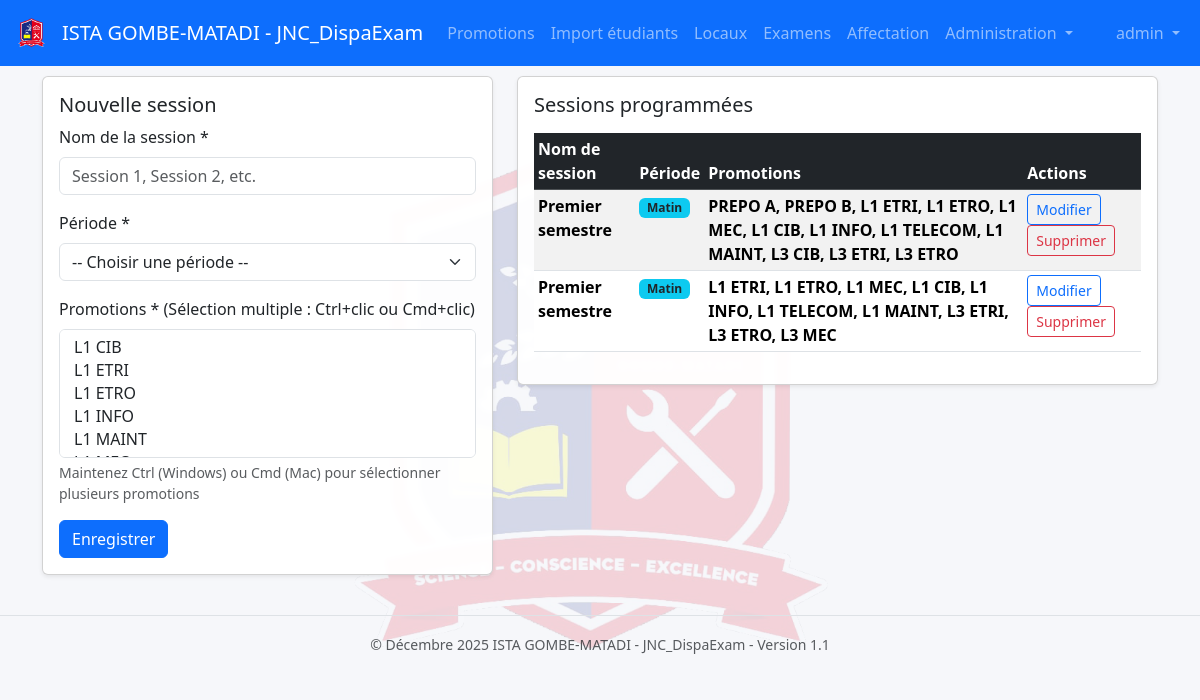
The page /exams (signed in) on the database its author committed.
### tables this page shows
CREATE TABLE "exams" (
                    id INTEGER PRIMARY KEY AUTOINCREMENT,
                    label TEXT NOT NULL,
                    session_type TEXT NOT NULL,
                    promotion_id INTEGER NOT NULL,
                    FOREIGN KEY (promotion_id) REFERENCES promotions(id) ON DELETE CASCADE
                );

### app.py (the view, shortened to what this page needs)
@app.route("/exams", methods=["GET", "POST"])
@login_required
def exams():
    conn = get_db()
    cur = conn.cursor()
    cur.execute("SELECT id, name FROM promotions ORDER BY name")
    promotions = cur.fetchall()
    selected_promo_ids = []
    if request.method == "POST" and "promotion_ids" in request.form:
        selected_promo_ids = request.form.getlist("promotion_ids")
        session['filter_promo_ids'] = selected_promo_ids
    elif 'filter_promo_ids' in session:
        selected_promo_ids = session['filter_promo_ids']
    if selected_promo_ids:
        promo_ids_int = [int(pid) for pid in selected_promo_ids]
        placeholders = ",".join("?" * len(promo_ids_int))
        cur.execute(
            f"""SELECT DISTINCT e.id, e.label, e.session_type,
               GROUP_CONCAT(p.name, ', ') as promotion_names
               FROM exams e
               JOIN exam_promotions ep ON e.id = ep.exam_id
               JOIN promotions p ON ep.promotion_id = p.id
               WHERE e.id IN (
                   SELECT exam_id
                   FROM exam_promotions
                   GROUP BY exam_id
                   HAVING COUNT(DISTINCT promotion_id) = ?
                   AND COUNT(DISTINCT CASE WHEN promotion_id IN ({placeholders}) THEN promotion_id END) = ?
               )
               GROUP BY e.id, e.label, e.session_type
               ORDER BY e.session_type ASC, e.label ASC""",
            (len(promo_ids_int),) + tuple(promo_ids_int) + (len(promo_ids_int),)
        )
    else:
        cur.execute(
            """SELECT DISTINCT e.id, e.label, e.session_type,
               GROUP_CONCAT(p.name, ', ') as promotion_names
               FROM exams e
               LEFT JOIN exam_promotions ep ON e.id = ep.exam_id
               LEFT JOIN promotions p ON ep.promotion_id = p.id
               GROUP BY e.id, e.label, e.session_type
               ORDER BY e.session_type ASC, e.label ASC"""
        )
    exams_list = cur.fetchall()
    return render_template("exams.html", exams=exams_list, promotions=promotions)

### app.py (called while the page is built)
def get_db():
    if "db" not in g:
        g.db = get_connection()
    return g.db

def login_required(f):
    @wraps(f)
    def decorated_function(*args, **kwargs):
        if 'user_id' not in session:
            flash("Vous devez vous connecter pour accéder à cette page.", "warning")
            return redirect(url_for('login'))
        return f(*args, **kwargs)
    return decorated_function

### database.py (called while the page is built)
def get_connection():
    conn = sqlite3.connect(DB_PATH, check_same_thread=False)
    conn.row_factory = sqlite3.Row
    return conn

### templates/exams.html (shortened to what this page needs)
{% extends "base.html" %}
{% block content %}
<div class="row">
  <div class="col-md-5">
    <div class="card shadow-sm mb-3">
      <div class="card-body">
        <h5 class="card-title">Nouvelle session</h5>
        <form method="post">
          <div class="mb-3">
            <label class="form-label">Nom de la session *</label>
            <input class="form-control" name="label" placeholder="Session 1, Session 2, etc." required>
          </div>
          <div class="mb-3">
            <label class="form-label">Période *</label>
            <select class="form-select" name="session_type" required>
              <option value="">-- Choisir une période --</option>
            </select>
          </div>
          <div class="mb-3">
            <label class="form-label">Promotions * (Sélection multiple : Ctrl+clic ou Cmd+clic)</label>
            <select class="form-select" name="promotion_ids" multiple size="5" required>
              {% for promo in promotions %}
              <option value="{{ promo.id }}">{{ promo.name }}</option>
              {% endfor %}
            </select>
            {% if not promotions %}
            <small class="text-warning d-block mt-1">Aucune promotion disponible. <a href="{{ url_for('promotions') }}">Créez d'abord une promotion</a>.</small>
            {% else %}
            <small class="text-muted d-block mt-1">Maintenez Ctrl (Windows) ou Cmd (Mac) pour sélectionner plusieurs promotions</small>
            {% endif %}
          </div>
          <button class="btn btn-primary">Enregistrer</button>
        </form>
      </div>
    </div>
  </div>
  <div class="col-md-7">
    <div class="card shadow-sm">
      <div class="card-body">
        <h5 class="card-title mb-3">Sessions programmées</h5>
        <table class="table table-sm table-striped table-hover">
          <thead class="table-dark">
            <tr><th>Nom de session</th><th>Période</th><th>Promotions</th><th>Actions</th></tr>
          </thead>
          <tbody>
          {% for e in exams %}
            <tr>
              <td><strong>{{ e['label'] }}</strong></td>
              <td>
                {% if e['session_type'] == 'Matin' %}
                  <span class="badge bg-info text-dark">Matin</span>
                {% elif e['session_type'] == 'Après-midi' %}
                  <span class="badge bg-warning text-dark">Après-midi</span>
                {% else %}
                  <span class="badge bg-secondary">{{ e['session_type'] or 'Non définie' }}</span>
                {% endif %}
              </td>
              <td><strong>{{ e['promotion_names'] or 'Non définie' }}</strong></td>
              <td>
                <a href="{{ url_for('edit_exam', exam_id=e['id']) }}" class="btn btn-sm btn-outline-primary">Modifier</a>
                <a href="{{ url_for('delete_exam', exam_id=e['id']) }}" class="btn btn-sm btn-outline-danger delete-exam-btn"
                   data-exam-label="{{ e['label'] }}">Supprimer</a>
              </td>
            </tr>
          {% else %}
            <tr><td colspan="4" class="text-center text-muted">Aucune session programmée.</td></tr>
          {% endfor %}
          </tbody>
        </table>
      </div>
    </div>
  </div>
</div>
{% endblock %}

### static/styles.css (style rules this page uses)
body { background: #f6f7fb; }

### rows shown on the page
exams: label "Premier semestre", session_type "Matin", promotion_names "PREPO A, PREPO B, L1 ETRI, L1 ETRO, L1 MEC, L1 CIB, L1 INFO, L1 TELECOM, L1 MAINT, L3 CIB, L3 ETRI, L3 ETRO"
exams: label "Premier semestre", session_type "Matin", promotion_names "L1 ETRI, L1 ETRO, L1 MEC, L1 CIB, L1 INFO, L1 TELECOM, L1 MAINT, L3 ETRI, L3 ETRO, L3 MEC"

### other values the page prints
{{ session.get('username', 'Utilisateur') }} "admin"
